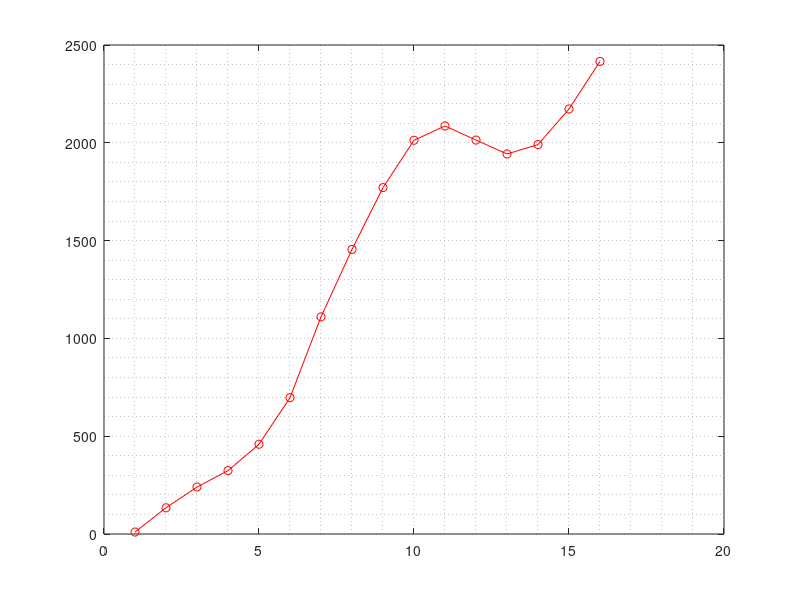

Source code (MATLAB): (Note: this script raises an error after producing the figure.)
A = importdata('Time_data/mutex_lock_-t.txt');
B = importdata('Time_data/spin_lock_-t.txt');
C = importdata('Time_data/my_mutex_lock_-t.txt');
D = importdata('Time_data/my_spinTAS_lock_-t.txt');
E = importdata('Time_data/my_spinTTAS_lock_-t.txt');
F = importdata('Time_data/my_queue_lock_-t.txt');

a=A';
b=B';
c=C';
d=D';
e=E';
f=F';
x1=1:16;
x2=1:8;

figure('Color',[0.8 0.8 0.8]);
%p = polyfit(x,a,1);
%y1 = polyval(p,x);

plot(x1,a,'-o','Color','red');
hold on

grid minor
ax = gca;
ax.XMinorGrid = 'off';
set(gca,'FontSize',15);

title('Time vs Number of Threads','FontSize',20);
ylabel('time(ms)','FontSize',20);
xlabel('number of threads','FontSize',20);
ylim([0 9000]);
xlim([1 16]);

plot(x1,b,'-o','Color','black');
plot(x1,c,'-o','Color','magenta');
plot(x1,d,'-o','Color','cyan');
plot(x1,e,'-o','Color','green');
plot(x2,f,'-o','Color','blue');

l = legend('pthr mutex','pthr spin','myMutex','mySpinTAS','mySpinTTAS','myQueue','Location','southeastoutside');
set(l,'FontSize',20);
